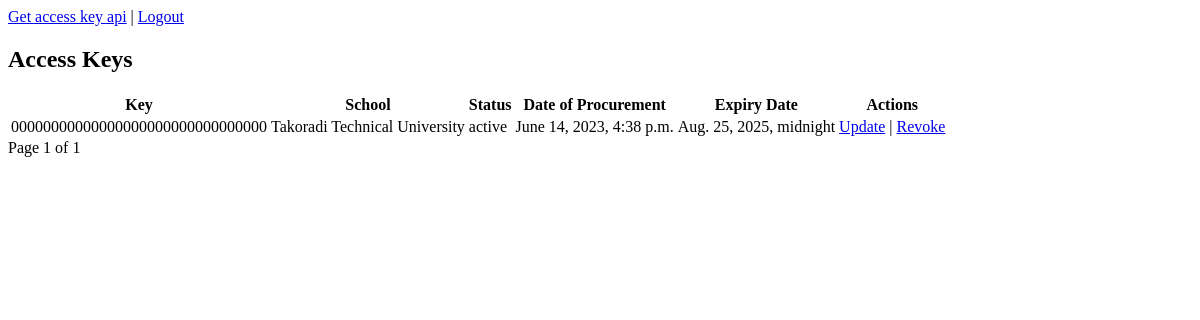
/key/feedback/ (signed in), run on an earlier commit of the app's database.
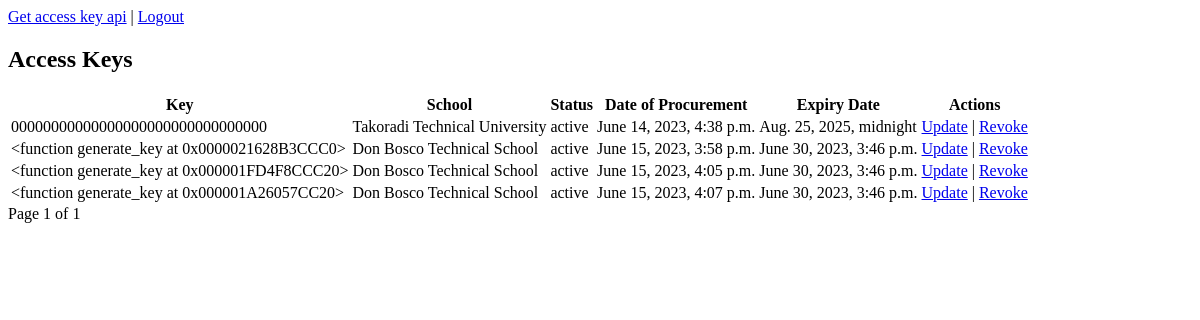
And on a later commit of the database.
### management/models.py (models this page shows, shortened)
class Key(models.Model):
    user = models.ForeignKey(CustomUser, on_delete=models.CASCADE)
    ACTIVE = 'active'
    EXPIRED = 'expired'
    REVOKED = 'revoked'
    status = models.CharField(max_length=10, choices=(
        (ACTIVE, 'Active'),
        (EXPIRED, 'Expired'),
        (REVOKED, 'Revoked'),
    ), default= ACTIVE)
    key = models.CharField(max_length=32, unique=True)
    date_of_procurement = models.DateTimeField(auto_now_add=True)
    expiry_date = models.DateTimeField()
    school = models.ForeignKey('School', on_delete=models.CASCADE,null=True,blank=True)

class School(models.Model):
    name= models.CharField(max_length= 255)
    user = models.ForeignKey(CustomUser, on_delete=models.CASCADE)
    def __str__(self):
        return f'{self.name}'

### management/views.py (the view)
# urls.py: path('feedback/', ListView.as_view(), name='key_list'),
@method_decorator(login_required, name='dispatch')
class ListView(ListView):
    model = Key
    template_name = 'management/key_detail.html'
    ordering = ['date_of_procurement']
    context_object_name = 'list'
    paginate_by = 5

### management/templates/management/key_detail.html (shortened to what this page needs)
{% extends 'base.html' %}
{% block content %}
      <span><a href="{% url 'management:access_key_view_api' %}">Get access key api</a></span>
      | <span><a href="{% url 'account:logout' %}">Logout</a></span>
  <h2>Access Keys</h2>
  <table>
        <tr>
            <th>Key</th>
            <th>School</th>
            <th>Status</th>
            <th>Date of Procurement</th>
            <th>Expiry Date</th>
            {% if user.is_superuser %}
              <th>Actions</th>
            {% endif %}
        </tr>
    {% for access_key in list %}
        <tr>
            <td>{{ access_key.key }}</td>
            <td>{{ access_key.school }}</td>
            <td>{{ access_key.status }}</td>
            <td>{{ access_key.date_of_procurement }}</td>
            <td>{{ access_key.expiry_date }}</td>
            {% if user.is_superuser %}
                <td>
                    <a href="{% url 'management:update_key' access_key.pk %}">Update</a> |
                    <a href="{% url 'management:revoke_key' access_key.pk %}">Revoke</a>
              </td>
            {% endif %}
        </tr>
    {% endfor %}
</table>
<div class="pagination">
    <span class="step-links">
        <span class="current">
            Page {{ page_obj.number }} of {{ page_obj.paginator.num_pages }}
        </span>
    </span>
</div>
{% endblock %}

### management/templates/base.html (shortened to what this page needs)
<!DOCTYPE html>
<html lang="en">
<head>
</head>
<body>
    {% block content %}
    {% endblock %}
</body>
</html>

What changed in the data, as far as the page shows it:
added Key: key "<function generate_key at 0x0000021628B3CCC0>", school "Don Bosco Technical School", status "active", date_of_procurement "June 15, 2023, 3:58 p.m.", expiry_date "June 30, 2023, 3:46 p.m."
added Key: key "<function generate_key at 0x000001FD4F8CCC20>", school "Don Bosco Technical School", status "active", date_of_procurement "June 15, 2023, 4:05 p.m.", expiry_date "June 30, 2023, 3:46 p.m."
added Key: key "<function generate_key at 0x000001A26057CC20>", school "Don Bosco Technical School", status "active", date_of_procurement "June 15, 2023, 4:07 p.m.", expiry_date "June 30, 2023, 3:46 p.m."
